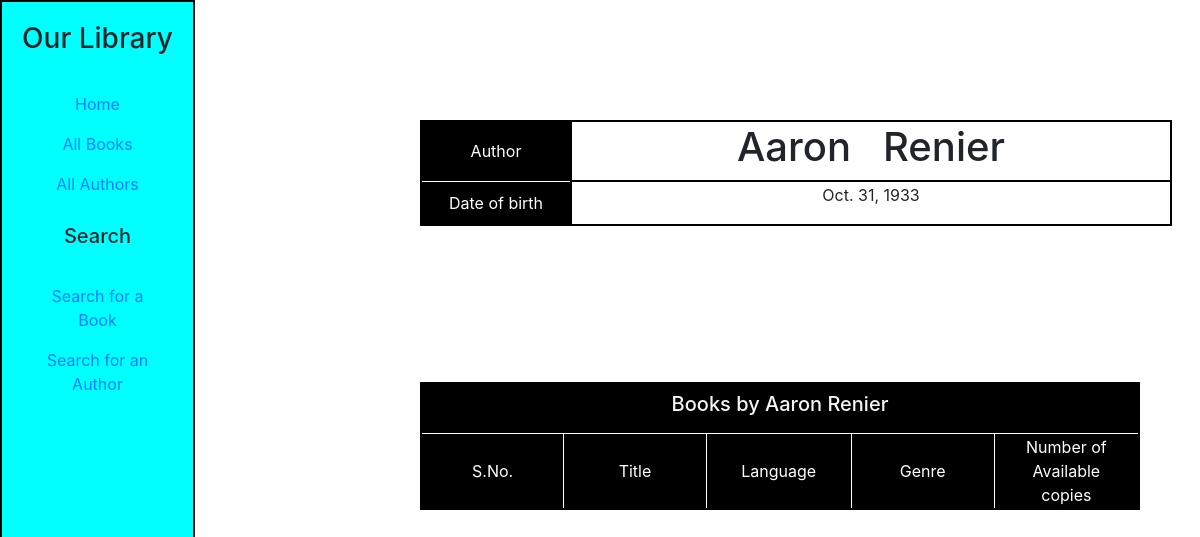
The app's page /catalog/authors/author/13 with its own data.
### catalog/models.py (models this page shows, shortened)
class Author(models.Model):
    first_name = models.CharField(max_length=100)
    last_name = models.CharField(max_length=100)
    date_of_birth = models.DateField(null=True, blank=True)
    date_of_death = models.DateField('Died', null=True, blank=True)
    class Meta:
        ordering=['first_name','last_name']

### catalog/views.py (the view)
# urls.py: path('authors/author/<int:pk>', views.AuthorDetailView.as_view(), name='author-detail'),
class AuthorDetailView(generic.DetailView):
    model = Author

### catalog/templates/catalog/author_detail.html (shortened to what this page needs)
{% extends 'catalog/base.html' %}
{% load static %}
{% block css %}
<link rel="stylesheet" href="{% static 'catalog/css/author_detail.css' %}">
{% endblock %}
{% block content %}
<div class="container author-details-container">
    <table class="author-details">
        <thead>
            <td class="author-props">Author</td>
            <td class="author-info author-name">
                <h1>{{ author.first_name }} &nbsp; {{author.last_name}}</h1>
            </td>
        </thead>
        <tr>
            <td class="author-props">Date of birth</td>
            <td class="author-info">
                <p>{{ author.date_of_birth }}</p>
            </td>
        </tr>
    </table>
</div>
<div class="container author-books-container">
    <table class="author-books">
        <thead>
            <td class="author-books-title" colspan="5">
                <h5>
                    Books by {{ author.first_name }}&nbsp;{{ author.last_name }}
                </h5>
            </td>
        </thead>
        <thead>
            <td class="author-books-head">S.No.</td>
            <td class="author-books-head">Title</td>
            <td class="author-books-head">Language</td>
            <td class="author-books-head">Genre</td>
            <td class="author-books-head">Number of <br> Available <br> copies</td>
        </thead>
    </table>
</div>
{% endblock %}

### catalog/static/catalog/css/base.css (style rules this page uses)
html,body,div.container-fluid,div.row { height: 100%; }
div { display: inline-block; width: inherit; text-align: center; }

### catalog/static/catalog/css/author_detail.css (style rules this page uses)
table.author-details, table.author-books, div.author-details-container { margin: 50px 0px 50px 0px; }
table.author-details, table.author-books, td { text-align: center; border: 2px solid black; }
td.author-props, td.author-books-head { border: 1px solid white; background-color: black; color: white; }
td.author-info { min-width: 600px; width: max-content; }
td.author-props { width: max-content; min-width: 150px; }
td.author-books-head { width: 150px; }
td.author-books-title { height: 50px; background-color: black; color: whitesmoke; border-bottom: 1px solid white; }

### records on screen
Author: first_name "Aaron", last_name "Renier", date_of_birth "Oct. 31, 1933"
